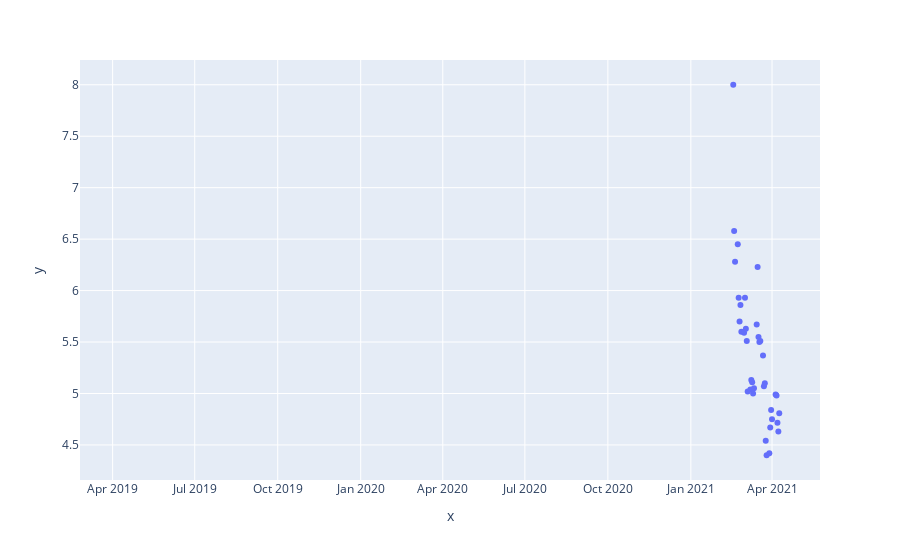

The notebook cell this image was saved under:
### Code cell
fig = px.scatter(x=vrpx["Date"], y=vrpx["Open"])
fig.show()

### Figure 1 — Plotly figure (JSON) as saved in the notebook; plotly's stock layout.template omitted (floating-point values rounded to 4 significant figures; data arrays with more than 128 entries replaced by an {"elided": "..."} marker saying what was removed)
{"data": [{"hovertemplate": "x=%{x}<br>y=%{y}<extra></extra>", "legendgroup": "", "marker": {"color": "#636efa", "symbol": "circle"}, "mode": "markers", "name": "", "orientation": "v", "showlegend": false, "type": "scatter", "x": {"elided": "504 str values"}, "xaxis": "x", "y": {"elided": "504 float values"}, "yaxis": "y"}], "layout": {"legend": {"tracegroupgap": 0}, "margin": {"t": 60}, "xaxis": {"anchor": "y", "domain": [0, 1], "title": {"text": "x"}}, "yaxis": {"anchor": "x", "domain": [0, 1], "title": {"text": "y"}}}}
